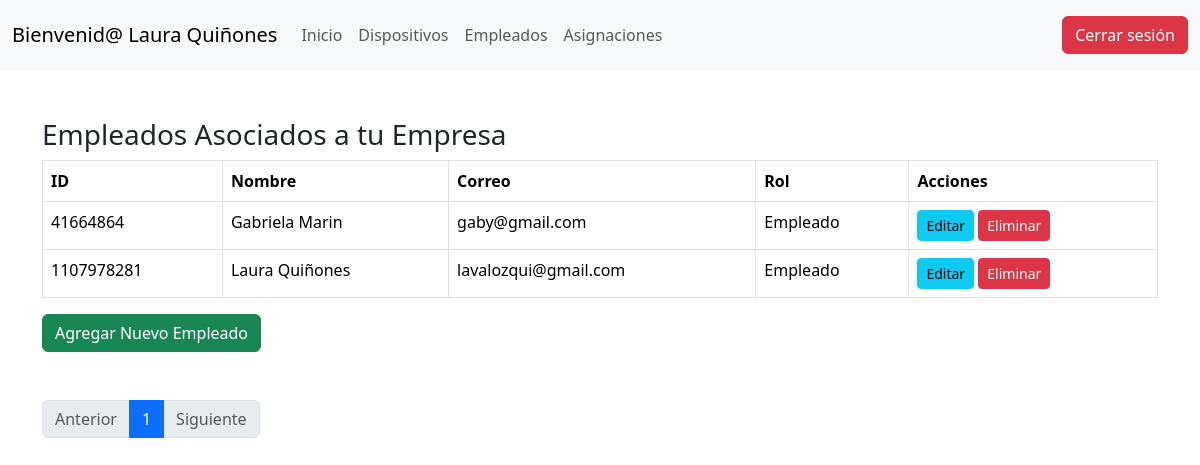
Page /admin/empleados.php (signed in) on the committed database.
### tables this page shows
CREATE TABLE `usuarios` (
  `id` int(11) NOT NULL,
  `nombres` varchar(100) NOT NULL,
  `correo` varchar(100) NOT NULL,
  `contrasena` varchar(255) NOT NULL,
  `id_rol` int(3) NOT NULL,
  `nit` int(50) DEFAULT NULL
);

CREATE TABLE `roles` (
  `id_rol` int(11) NOT NULL,
  `rol` varchar(50) NOT NULL
);

### admin/empleados.php (the view, shortened to what this page needs)
<?php
$conex = new database();
$con = $conex->connect();
$id = $_SESSION['doc'];
$nit_empresa = $_SESSION['nit_'];
$sql = $con->prepare("SELECT * FROM usuarios WHERE id = ?");
$sql->execute([$id]);
$user = $sql->fetch(PDO::FETCH_ASSOC);
$limit = 5;
$page = isset($_GET['page']) ? (int)$_GET['page'] : 1;
$offset = ($page - 1) * $limit;
$sqlEmpleados = $con->prepare("
  SELECT u.*, r.rol
  FROM usuarios u
  INNER JOIN roles r ON u.id_rol = r.id_rol
  WHERE u.nit = ? AND u.id_rol = 3
  LIMIT $limit OFFSET $offset
");
$sqlEmpleados->execute([$nit_empresa]);
$empleados = $sqlEmpleados->fetchAll(PDO::FETCH_ASSOC);
$sqlCount = $con->prepare("SELECT COUNT(*) FROM usuarios WHERE nit = ? AND id_rol = 3");
$sqlCount->execute([$nit_empresa]);
$totalEmpleados = $sqlCount->fetchColumn();
$totalPages = ceil($totalEmpleados / $limit);
?>
<!DOCTYPE html>
<html lang="es">
<head>
  <link href="https://cdn.jsdelivr.net/npm/bootstrap@5.3.5/dist/css/bootstrap.min.css" rel="stylesheet">
</head>
<body>
<nav class="navbar navbar-expand-lg bg-body-tertiary">
  <div class="container-fluid">
    <a class="navbar-brand" href="#">Bienvenid@ <?php echo $user['nombres'] ?></a>
    <div class="collapse navbar-collapse" id="navbarText">
      <ul class="navbar-nav me-auto mb-2 mb-lg-0">
        <li class="nav-item"><a class="nav-link" href="index.php">Inicio</a></li>
        <li class="nav-item"><a class="nav-link" href="dispositivos.php">Dispositivos</a></li>
        <li class="nav-item"><a class="nav-link" href="empleados.php">Empleados</a></li>
        <li class="nav-item"><a class="nav-link" href="asignaciones.php">Asignaciones</a></li>
      </ul>
      <span class="navbar-text">
        <a href="../includes/exit.php"><button class="btn btn-danger">Cerrar sesión</button></a>
      </span>
    </div>
  </div>
</nav>
<div class="container my-5">
  <h3>Empleados Asociados a tu Empresa</h3>
  <table class="table table-bordered">
    <thead>
      <tr>
        <th>ID</th>
        <th>Nombre</th>
        <th>Correo</th>
        <th>Rol</th>
        <th>Acciones</th>
      </tr>
    </thead>
    <tbody>
      <?php foreach ($empleados as $empleado) { ?>
        <tr>
          <td><?php echo $empleado['id']; ?></td>
          <td><?php echo $empleado['nombres']; ?></td>
          <td><?php echo $empleado['correo']; ?></td>
          <td><?php echo $empleado['rol']; ?></td>
          <td>
            <button class="btn btn-sm btn-info" data-bs-toggle="modal" data-bs-target="#editar<?php echo $empleado['id']; ?>">Editar</button>
            <button class="btn btn-sm btn-danger" data-bs-toggle="modal" data-bs-target="#eliminar<?php echo $empleado['id']; ?>">Eliminar</button>
          </td>
        </tr>
      <?php } ?>
    </tbody>
  </table>
  <button class="btn btn-success mb-5" data-bs-toggle="modal" data-bs-target="#agregarEmpleadoModal">Agregar Nuevo Empleado</button>
  <nav>
    <ul class="pagination">
      <li class="page-item <?php echo ($page == 1) ? 'disabled' : ''; ?>">
        <a class="page-link" href="empleados.php?page=<?php echo $page - 1; ?>">Anterior</a>
      </li>
      <?php for ($i = 1; $i <= $totalPages; $i++) { ?>
        <li class="page-item <?php echo ($i == $page) ? 'active' : ''; ?>">
          <a class="page-link" href="empleados.php?page=<?php echo $i; ?>"><?php echo $i; ?></a>
        </li>
      <?php } ?>
      <li class="page-item <?php echo ($page == $totalPages) ? 'disabled' : ''; ?>">
        <a class="page-link" href="empleados.php?page=<?php echo $page + 1; ?>">Siguiente</a>
      </li>
    </ul>
  </nav>
</div>
</body>
</html>

### rows in the picture
usuarios: nombres "Laura Quiñones", id "1107978281", correo "lavalozqui@gmail.com", id_rol.rol "Empleado"
usuarios: id "41664864", nombres "Gabriela Marin", correo "gaby@gmail.com", id_rol.rol "Empleado"
